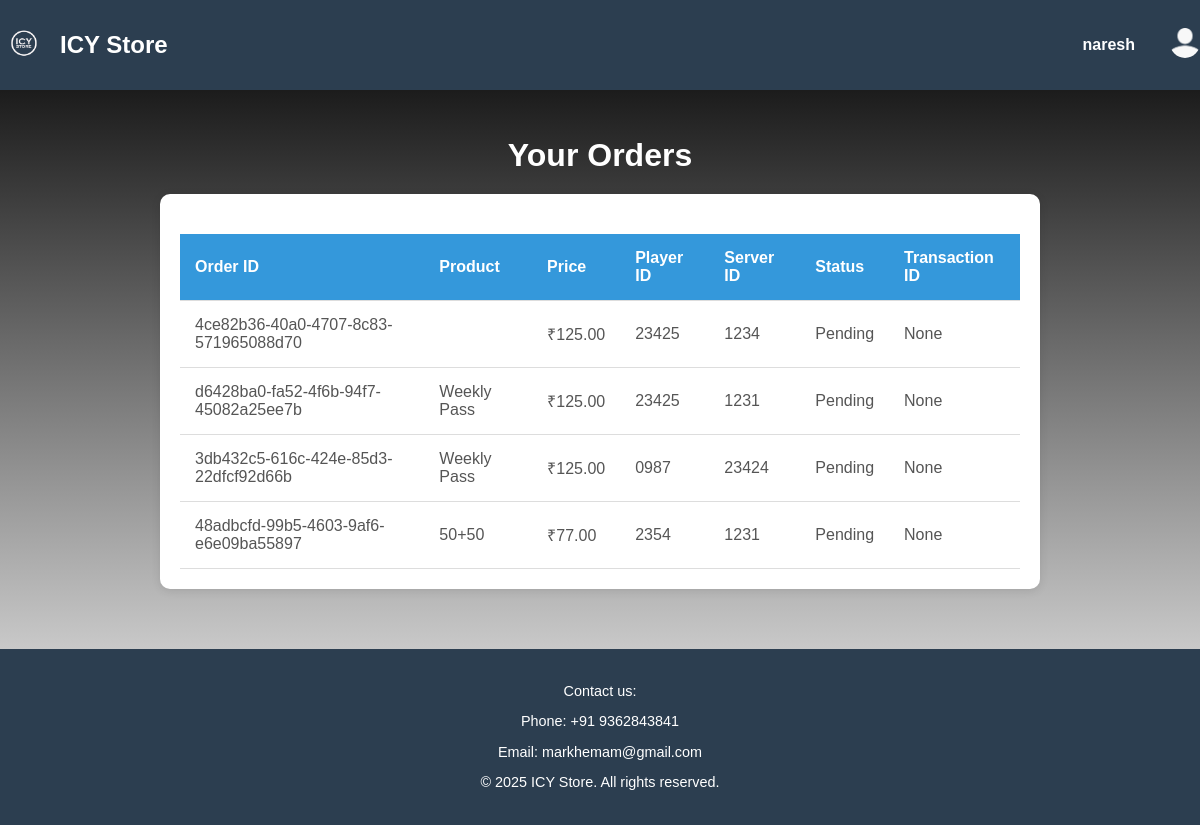
Page /orders/ (signed in) on the committed database.
### users/models.py (models this page shows, shortened)
class Order(models.Model):
    username = models.ForeignKey(User, on_delete=models.CASCADE)
    product_name = models.CharField(max_length=100)
    price = models.DecimalField(max_digits=10, decimal_places=2)
    order_id = models.CharField(max_length=100, unique=True)
    player_id = models.CharField(max_length=255, null=False, default='unknown')
    server_id = models.CharField(max_length=255, null=False, default='unknown')
    transaction_id = models.CharField(max_length=100, blank=True, null=True)
    status = models.CharField(max_length=20, default="Pending")  # Add this line if needed
    created_at = models.DateTimeField(auto_now_add=True)

### users/views.py (the view)
# urls.py: path('orders/', views.orders, name='orders'),
@login_required
def orders(request):
    user_orders = Order.objects.filter(username=request.user)
    return render(request, 'orders.html', {'user_orders': user_orders})

### users/templates/orders.html (shortened to what this page needs)
{% load static %}
<!DOCTYPE html>
<html lang="en">
<head>
    <link rel="stylesheet" href="{% static 'styles.css' %}">
</head>
<body>
    <header class="header">
        <div class="logo-container">
            <img src="{% static 'logo.png' %}" alt="ICY Store Logo" class="logo">
            <span class="store-name">ICY Store</span>
        </div>
        <div class="user-info">
            <span class="username">{{ user.username }}</span>
            <div class="user-dropdown">
                <img src="{% static 'person-icon.png' %}" alt="User Icon" class="person-icon" onclick="toggleDropdown()">
            </div>
        </div>
    </header>
    <main>
        <center><h2>Your Orders</h2></center>
        {% if user_orders %}
        <div class="orders-table-container">
            <table class="orders-table">
                <thead>
                    <tr>
                        <th>Order ID</th>
                        <th>Product</th>
                        <th>Price</th>
                        <th>Player ID</th>
                        <th>Server ID</th>
                        <th>Status</th>
                        <th>Transaction ID</th>
                    </tr>
                </thead>
                <tbody>
                    {% for order in user_orders %}
                    <tr>
                        <td>{{ order.order_id }}</td>
                        <td>{{ order.product_name }}</td>
                        <td>₹{{ order.price }}</td>
                        <td>{{ order.player_id }}</td>
                        <td>{{ order.server_id }}</td>
                        <td>{{ order.status }}</td>
                        <td>{{ order.transaction_id }}</td>
                    </tr>
                    {% endfor %}
                </tbody>
            </table>
        </div>
        {% else %}
        <p>You have no orders yet!</p>
        {% endif %}
    </main>
    <footer>
        <p>Contact us:</p>
        <p>Phone: +91 9362843841</p>
        <p>Email: <a href="mailto:markhemam@gmail.com">markhemam@gmail.com</a></p>
        <p>&copy; 2025 ICY Store. All rights reserved.</p>
    </footer>
</body>
</html>

### users/static/styles.css (style rules this page uses)
body { margin: 0; padding: 0; font-family: 'Segoe UI', Tahoma, Geneva, Verdana, sans-serif; background: linear-gradient(to bottom, #000000, #ffffff); color: #fff; min-height: 100vh; display: flex; flex-direction: column; }
h2 { font-size: 2em; margin-bottom: 40px; }
header { background-color: #333; color: #fff; padding: 10px 20px; display: flex; justify-content: space-between; align-items: center; }
header .logo-container, .user-info { display: flex; align-items: center; }
header .logo { height: 50px; width: auto; margin-right: 10px; }
header .user-info { display: flex; align-items: center; gap: 20px; }
header .user-dropdown { position: relative; }
footer { background-color: rgba(0, 0, 0, 0.7); text-align: center; padding: 20px; font-size: 0.9em; margin-top: auto; position: relative; width: 100%; }
footer a { color: #ffffff; text-decoration: underline; }
.person-icon { height: 40px; }

### users/templates/orders.html (style rules this page uses)
body { font-family: Arial, sans-serif; background-color: #f4f7fc; margin: 0; padding: 0; display: flex; justify-content: center; align-items: center; min-height: 100vh; }
header { background-color: #2C3E50; color: white; padding: 20px; display: flex; justify-content: space-between; align-items: center; width: 100%; }
.logo-container img { width: 50px; margin-right: 10px; }
.store-name { font-size: 24px; font-weight: bold; }
.user-info { display: flex; align-items: center; }
.username { margin-right: 15px; font-weight: 600; }
.user-dropdown { position: relative; display: inline-block; }
.person-icon { width: 30px; height: 30px; border-radius: 50%; cursor: pointer; }
main { margin: 20px; width: 100%; }
h2 { text-align: center; margin-bottom: 20px; font-size: 32px; }
.orders-table-container { width: 70%; background-color: #ffffff; box-shadow: 0 2px 10px rgba(0, 0, 0, 0.1); padding: 20px; border-radius: 10px; margin: 0 auto; }
table.orders-table { width: 100%; border-collapse: collapse; margin-top: 20px; }
table.orders-table th, table.orders-table td { padding: 15px; text-align: left; border-bottom: 1px solid #ddd; }
table.orders-table th { background-color: #3498db; color: white; }
table.orders-table td { color: #555; }
footer { background-color: #2C3E50; color: white; text-align: center; padding: 20px; margin-top: 40px; }
footer p a { color: #fff; text-decoration: none; }

### rows in the picture
Order: order_id "4ce82b36-40a0-4707-8c83-571965088d70", price "125.00", player_id "23425", server_id "1234", status "Pending", transaction_id "None"
Order: order_id "d6428ba0-fa52-4f6b-94f7-45082a25ee7b", product_name "Weekly Pass", price "125.00", player_id "23425", server_id "1231", status "Pending", transaction_id "None"
Order: order_id "3db432c5-616c-424e-85d3-22dfcf92d66b", product_name "Weekly Pass", price "125.00", player_id "0987", server_id "23424", status "Pending", transaction_id "None"
Order: order_id "48adbcfd-99b5-4603-9af6-e6e09ba55897", product_name "50+50", price "77.00", player_id "2354", server_id "1231", status "Pending", transaction_id "None"

### other values in the picture
{{ user.username }} "naresh"
